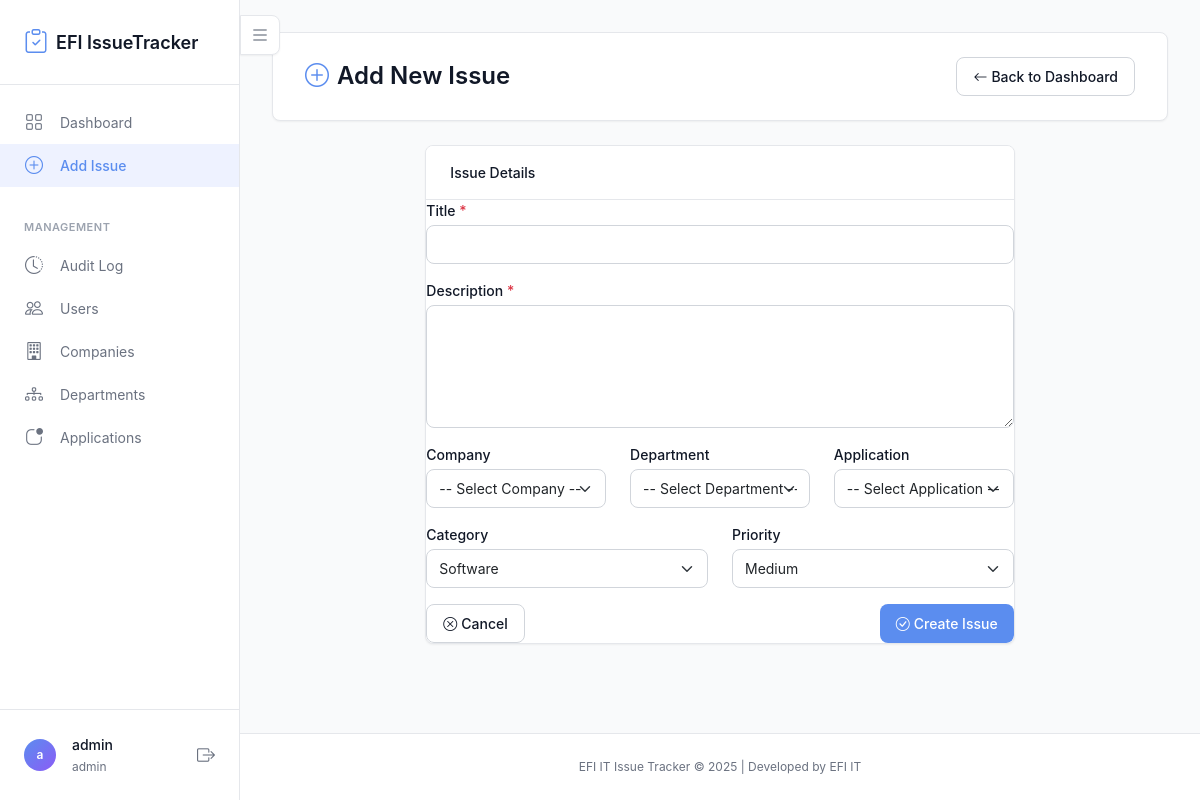
Page /issue/add (signed in) on the committed database.
### tables this page shows
CREATE TABLE users (
                id INTEGER PRIMARY KEY AUTOINCREMENT,
                username TEXT UNIQUE NOT NULL,
                password_hash TEXT NOT NULL,
                role TEXT NOT NULL CHECK(role IN ('admin', 'viewer')),
                created_at TIMESTAMP DEFAULT CURRENT_TIMESTAMP
            );

### app.py (the view, shortened to what this page needs)
@app.route('/issue/add', methods=['GET', 'POST'])
@login_required
@admin_required
def add_issue():
    companies = Company.get_all()
    departments = Department.get_all()
    applications = Application.get_all()
    return render_template('add_issue.html', companies=companies, departments=departments, applications=applications)

### app.py (called while the page is built)
@login_manager.user_loader
def load_user(user_id):
    user_data = User.get_by_id(int(user_id))
    if user_data:
        return FlaskUser(user_data)
    return None

def admin_required(f):
    @wraps(f)
    def decorated_function(*args, **kwargs):
        if not current_user.is_authenticated or not current_user.is_admin():
            flash('You need admin privileges to access this page.', 'danger')
            return redirect(url_for('dashboard'))
        return f(*args, **kwargs)
    return decorated_function

    def is_admin(self):
        return self.role == 'admin'

### models.py (called while the page is built)
    @staticmethod
    def get_by_id(user_id, db_path='issue_tracker.db'):
        conn = sqlite3.connect(db_path)
        conn.row_factory = sqlite3.Row
        cursor = conn.cursor()
        cursor.execute('SELECT * FROM users WHERE id = ?', (user_id,))
        user = cursor.fetchone()
        conn.close()
        return dict(user) if user else None

    @staticmethod
    def get_all(db_path='issue_tracker.db'):
        conn = sqlite3.connect(db_path)
        conn.row_factory = sqlite3.Row
        cursor = conn.cursor()
        cursor.execute('SELECT * FROM companies ORDER BY name')
        companies = cursor.fetchall()
        conn.close()
        return [dict(company) for company in companies]

    @staticmethod
    def get_all(db_path='issue_tracker.db'):
        conn = sqlite3.connect(db_path)
        conn.row_factory = sqlite3.Row
        cursor = conn.cursor()
        cursor.execute('SELECT * FROM departments ORDER BY name')
        departments = cursor.fetchall()
        conn.close()
        return [dict(dept) for dept in departments]

    @staticmethod
    def get_all(db_path='issue_tracker.db'):
        conn = sqlite3.connect(db_path)
        conn.row_factory = sqlite3.Row
        cursor = conn.cursor()
        cursor.execute('SELECT * FROM applications ORDER BY name')
        applications = cursor.fetchall()
        conn.close()
        return [dict(app) for app in applications]

### templates/add_issue.html (shortened to what this page needs)
{% extends "base.html" %}
{% block content %}
<div class="page-header">
    <h1><i class="bi bi-plus-circle"></i> Add New Issue</h1>
    <a href="{{ url_for('dashboard') }}" class="btn btn-secondary">
        <i class="bi bi-arrow-left"></i> Back to Dashboard
    </a>
</div>
<div class="row justify-content-center">
    <div class="col-md-8">
        <div class="card">
            <div class="card-header">
                Issue Details
            </div>
            <div class="card-body">
                <form method="POST" action="{{ url_for('add_issue') }}">
                    <div class="mb-3">
                        <label for="title" class="form-label">Title <span class="text-danger">*</span></label>
                        <input type="text" class="form-control" id="title" name="title" required>
                    </div>
                    <div class="mb-3">
                        <label for="description" class="form-label">Description <span class="text-danger">*</span></label>
                        <textarea class="form-control" id="description" name="description" rows="5" required></textarea>
                    </div>
                    <div class="row">
                        <div class="col-md-4 mb-3">
                            <label for="company" class="form-label">Company</label>
                            <select class="form-select" id="company" name="company">
                                <option value="">-- Select Company --</option>
                            </select>
                        </div>
                        <div class="col-md-4 mb-3">
                            <label for="department" class="form-label">Department</label>
                            <select class="form-select" id="department" name="department">
                                <option value="">-- Select Department --</option>
                            </select>
                        </div>
                        <div class="col-md-4 mb-3">
                            <label for="application" class="form-label">Application</label>
                            <select class="form-select" id="application" name="application">
                                <option value="">-- Select Application --</option>
                            </select>
                        </div>
                    </div>
                    <div class="row">
                        <div class="col-md-6 mb-3">
                            <label for="category" class="form-label">Category</label>
                            <select class="form-select" id="category" name="category" required>
                                <option value="Software" selected>Software</option>
                            </select>
                        </div>
                        <div class="col-md-6 mb-3">
                            <label for="priority" class="form-label">Priority</label>
                            <select class="form-select" id="priority" name="priority" required>
                                <option value="Medium" selected>Medium</option>
                            </select>
                        </div>
                    </div>
                    <div class="d-flex justify-content-between">
                        <a href="{{ url_for('dashboard') }}" class="btn btn-secondary">
                            <i class="bi bi-x-circle"></i> Cancel
                        </a>
                        <button type="submit" class="btn btn-primary">
                            <i class="bi bi-check-circle"></i> Create Issue
                        </button>
                    </div>
                </form>
            </div>
        </div>
    </div>
</div>
{% endblock %}

### templates/base.html (shortened to what this page needs)
<!DOCTYPE html>
<html lang="en">
<head>
    <link href="https://cdn.jsdelivr.net/npm/bootstrap@5.3.0/dist/css/bootstrap.min.css" rel="stylesheet">
    <link rel="stylesheet" href="https://cdn.jsdelivr.net/npm/bootstrap-icons@1.11.0/font/bootstrap-icons.css">
    <link rel="stylesheet" href="{{ url_for('static', filename='css/style.css') }}">
</head>
<body class="sidebar-loading">
    {% if current_user.is_authenticated %}
    <div class="app-container">
        <aside class="sidebar">
            <div class="sidebar-header">
                <a href="{{ url_for('dashboard') }}" class="sidebar-brand">
                    <i class="bi bi-clipboard-check"></i>
                    <span>EFI IssueTracker</span>
                </a>
            </div>
            <nav class="sidebar-nav">
                <div class="sidebar-section">
                    <ul class="sidebar-menu">
                        <li class="sidebar-menu-item">
                            <a href="{{ url_for('dashboard') }}" class="sidebar-menu-link {% if request.endpoint == 'dashboard' %}active{% endif %}">
                                <i class="bi bi-grid"></i>
                                <span>Dashboard</span>
                            </a>
                        </li>
                        {% if current_user.is_admin() %}
                        <li class="sidebar-menu-item">
                            <a href="{{ url_for('add_issue') }}" class="sidebar-menu-link {% if request.endpoint == 'add_issue' %}active{% endif %}">
                                <i class="bi bi-plus-circle"></i>
                                <span>Add Issue</span>
                            </a>
                        </li>
                        {% endif %}
                    </ul>
                </div>
                <div class="sidebar-section">
                    <div class="sidebar-section-title">Management</div>
                    <ul class="sidebar-menu">
                        <li class="sidebar-menu-item">
                            <a href="{{ url_for('audit_log') }}" class="sidebar-menu-link {% if request.endpoint == 'audit_log' %}active{% endif %}">
                                <i class="bi bi-clock-history"></i>
                                <span>Audit Log</span>
                            </a>
                        </li>
                        {% if current_user.is_admin() %}
                        <li class="sidebar-menu-item">
                            <a href="{{ url_for('manage_users') }}" class="sidebar-menu-link {% if request.endpoint == 'manage_users' %}active{% endif %}">
                                <i class="bi bi-people"></i>
                                <span>Users</span>
                            </a>
                        </li>
                        <li class="sidebar-menu-item">
                            <a href="{{ url_for('manage_companies') }}" class="sidebar-menu-link {% if request.endpoint == 'manage_companies' %}active{% endif %}">
                                <i class="bi bi-building"></i>
                                <span>Companies</span>
                            </a>
                        </li>
                        <li class="sidebar-menu-item">
                            <a href="{{ url_for('manage_departments') }}" class="sidebar-menu-link {% if request.endpoint == 'manage_departments' %}active{% endif %}">
                                <i class="bi bi-diagram-3"></i>
                                <span>Departments</span>
                            </a>
                        </li>
                        <li class="sidebar-menu-item">
                            <a href="{{ url_for('manage_applications') }}" class="sidebar-menu-link {% if request.endpoint == 'manage_applications' %}active{% endif %}">
                                <i class="bi bi-app-indicator"></i>
                                <span>Applications</span>
                            </a>
                        </li>
                        {% endif %}
                    </ul>
                </div>
            </nav>
            <div class="sidebar-footer">
                <div class="sidebar-user">
                    <div class="sidebar-user-avatar">
                        {{ current_user.username[0] }}
                    </div>
                    <div class="sidebar-user-info">
                        <span class="sidebar-user-name">{{ current_user.username }}</span>
                        <span class="sidebar-user-role">{{ current_user.role }}</span>
                    </div>
                    <a href="{{ url_for('logout') }}" class="sidebar-logout" title="Logout">
                        <i class="bi bi-box-arrow-right"></i>
                    </a>
                </div>
            </div>
        </aside>
        <div class="main-content">
            <button class="sidebar-toggle" id="sidebarToggle" title="Toggle Sidebar">
                <i class="bi bi-list"></i>
            </button>
    {% endif %}
            <main class="container">
                {% block content %}{% endblock %}
            </main>
            <footer class="footer">
                <div class="container text-center">
                    <span class="text-muted">EFI IT Issue Tracker &copy; 2025 | Developed by EFI IT</span>
                </div>
            </footer>
        {% if current_user.is_authenticated %}
        </div>
    </div>
    {% endif %}
</body>
</html>

### rows in the picture
users: username "a", username "admin", role "admin"
